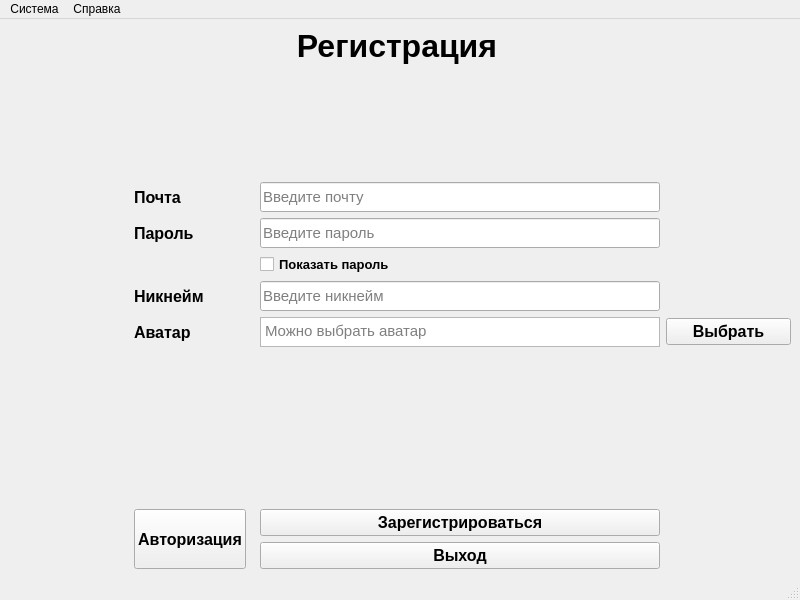
<?xml version="1.0" encoding="UTF-8"?>
<ui version="4.0">
 <class>MainWindow</class>
 <widget class="QMainWindow" name="MainWindow">
  <property name="geometry">
   <rect>
    <x>0</x>
    <y>0</y>
    <width>800</width>
    <height>600</height>
   </rect>
  </property>
  <property name="minimumSize">
   <size>
    <width>800</width>
    <height>600</height>
   </size>
  </property>
  <property name="tabletTracking">
   <bool>false</bool>
  </property>
  <property name="windowTitle">
   <string>Регистрация</string>
  </property>
  <widget class="QWidget" name="centralwidget">
   <layout class="QGridLayout" name="gridLayout_2">
    <item row="0" column="0">
     <layout class="QGridLayout" name="gridLayout">
      <item row="6" column="2">
       <widget class="QTextEdit" name="avatarTextEdit">
        <property name="minimumSize">
         <size>
          <width>400</width>
          <height>0</height>
         </size>
        </property>
        <property name="maximumSize">
         <size>
          <width>16777215</width>
          <height>30</height>
         </size>
        </property>
        <property name="font">
         <font>
          <pointsize>11</pointsize>
         </font>
        </property>
        <property name="readOnly">
         <bool>true</bool>
        </property>
        <property name="placeholderText">
         <string>Можно выбрать аватар</string>
        </property>
       </widget>
      </item>
      <item row="5" column="3">
       <widget class="QLabel" name="nicknameStatusLabel">
        <property name="font">
         <font>
          <pointsize>12</pointsize>
          <weight>75</weight>
          <bold>true</bold>
         </font>
        </property>
        <property name="text">
         <string/>
        </property>
       </widget>
      </item>
      <item row="1" column="3">
       <spacer name="horizontalSpacer">
        <property name="orientation">
         <enum>Qt::Horizontal</enum>
        </property>
        <property name="sizeHint" stdset="0">
         <size>
          <width>40</width>
          <height>20</height>
         </size>
        </property>
       </spacer>
      </item>
      <item row="5" column="1">
       <widget class="QLabel" name="nicknameLabel">
        <property name="font">
         <font>
          <pointsize>12</pointsize>
          <weight>75</weight>
          <bold>true</bold>
         </font>
        </property>
        <property name="text">
         <string>Никнейм</string>
        </property>
       </widget>
      </item>
      <item row="1" column="0">
       <spacer name="horizontalSpacer_2">
        <property name="orientation">
         <enum>Qt::Horizontal</enum>
        </property>
        <property name="sizeHint" stdset="0">
         <size>
          <width>40</width>
          <height>20</height>
         </size>
        </property>
       </spacer>
      </item>
      <item row="8" column="2">
       <widget class="QPushButton" name="regPushButton">
        <property name="minimumSize">
         <size>
          <width>0</width>
          <height>0</height>
         </size>
        </property>
        <property name="font">
         <font>
          <pointsize>12</pointsize>
          <weight>75</weight>
          <bold>true</bold>
         </font>
        </property>
        <property name="text">
         <string>Зарегистрироваться</string>
        </property>
       </widget>
      </item>
      <item row="3" column="1">
       <widget class="QLabel" name="passwordLabel">
        <property name="font">
         <font>
          <pointsize>12</pointsize>
          <weight>75</weight>
          <bold>true</bold>
         </font>
        </property>
        <property name="text">
         <string>Пароль</string>
        </property>
       </widget>
      </item>
      <item row="8" column="1" rowspan="2">
       <widget class="QPushButton" name="authPushButton">
        <property name="sizePolicy">
         <sizepolicy hsizetype="Maximum" vsizetype="Expanding">
          <horstretch>0</horstretch>
          <verstretch>0</verstretch>
         </sizepolicy>
        </property>
        <property name="minimumSize">
         <size>
          <width>0</width>
          <height>0</height>
         </size>
        </property>
        <property name="font">
         <font>
          <pointsize>12</pointsize>
          <weight>75</weight>
          <bold>true</bold>
         </font>
        </property>
        <property name="text">
         <string>Авторизация</string>
        </property>
       </widget>
      </item>
      <item row="0" column="1" colspan="2">
       <widget class="QLabel" name="label">
        <property name="font">
         <font>
          <pointsize>24</pointsize>
          <weight>75</weight>
          <bold>true</bold>
         </font>
        </property>
        <property name="text">
         <string>Регистрация</string>
        </property>
        <property name="alignment">
         <set>Qt::AlignCenter</set>
        </property>
       </widget>
      </item>
      <item row="9" column="2">
       <widget class="QPushButton" name="exitPushButton">
        <property name="minimumSize">
         <size>
          <width>0</width>
          <height>0</height>
         </size>
        </property>
        <property name="font">
         <font>
          <pointsize>12</pointsize>
          <weight>75</weight>
          <bold>true</bold>
         </font>
        </property>
        <property name="text">
         <string>Выход</string>
        </property>
       </widget>
      </item>
      <item row="7" column="1">
       <widget class="QLabel" name="avatarImageLabel">
        <property name="sizePolicy">
         <sizepolicy hsizetype="Minimum" vsizetype="Preferred">
          <horstretch>0</horstretch>
          <verstretch>0</verstretch>
         </sizepolicy>
        </property>
        <property name="minimumSize">
         <size>
          <width>120</width>
          <height>150</height>
         </size>
        </property>
        <property name="maximumSize">
         <size>
          <width>120</width>
          <height>150</height>
         </size>
        </property>
        <property name="text">
         <string/>
        </property>
        <property name="scaledContents">
         <bool>true</bool>
        </property>
       </widget>
      </item>
      <item row="2" column="1">
       <widget class="QLabel" name="emailLabel">
        <property name="font">
         <font>
          <pointsize>12</pointsize>
          <weight>75</weight>
          <bold>true</bold>
         </font>
        </property>
        <property name="text">
         <string>Почта</string>
        </property>
       </widget>
      </item>
      <item row="2" column="3">
       <widget class="QLabel" name="emailStatusLabel">
        <property name="font">
         <font>
          <pointsize>12</pointsize>
          <weight>75</weight>
          <bold>true</bold>
         </font>
        </property>
        <property name="text">
         <string/>
        </property>
       </widget>
      </item>
      <item row="4" column="2">
       <widget class="QCheckBox" name="showPasswordCheckBox">
        <property name="font">
         <font>
          <pointsize>10</pointsize>
          <weight>75</weight>
          <bold>true</bold>
         </font>
        </property>
        <property name="text">
         <string>Показать пароль</string>
        </property>
       </widget>
      </item>
      <item row="2" column="2">
       <widget class="QLineEdit" name="emailLineEdit">
        <property name="minimumSize">
         <size>
          <width>0</width>
          <height>30</height>
         </size>
        </property>
        <property name="maximumSize">
         <size>
          <width>16777215</width>
          <height>30</height>
         </size>
        </property>
        <property name="font">
         <font>
          <pointsize>11</pointsize>
         </font>
        </property>
        <property name="placeholderText">
         <string>Введите почту</string>
        </property>
       </widget>
      </item>
      <item row="3" column="3">
       <widget class="QLabel" name="passwordStatusLabel">
        <property name="font">
         <font>
          <pointsize>12</pointsize>
          <weight>75</weight>
          <bold>true</bold>
         </font>
        </property>
        <property name="text">
         <string/>
        </property>
       </widget>
      </item>
      <item row="7" column="2">
       <spacer name="verticalSpacer">
        <property name="orientation">
         <enum>Qt::Vertical</enum>
        </property>
        <property name="sizeHint" stdset="0">
         <size>
          <width>20</width>
          <height>40</height>
         </size>
        </property>
       </spacer>
      </item>
      <item row="6" column="1">
       <widget class="QLabel" name="avatarLabel">
        <property name="font">
         <font>
          <pointsize>12</pointsize>
          <weight>75</weight>
          <bold>true</bold>
         </font>
        </property>
        <property name="text">
         <string>Аватар</string>
        </property>
       </widget>
      </item>
      <item row="6" column="3">
       <widget class="QPushButton" name="selectAvatarPushButton">
        <property name="minimumSize">
         <size>
          <width>0</width>
          <height>0</height>
         </size>
        </property>
        <property name="font">
         <font>
          <pointsize>12</pointsize>
          <weight>75</weight>
          <bold>true</bold>
         </font>
        </property>
        <property name="text">
         <string>Выбрать</string>
        </property>
       </widget>
      </item>
      <item row="1" column="1">
       <spacer name="verticalSpacer_2">
        <property name="orientation">
         <enum>Qt::Vertical</enum>
        </property>
        <property name="sizeHint" stdset="0">
         <size>
          <width>20</width>
          <height>40</height>
         </size>
        </property>
       </spacer>
      </item>
      <item row="3" column="2">
       <widget class="QLineEdit" name="passwordLineEdit">
        <property name="minimumSize">
         <size>
          <width>0</width>
          <height>30</height>
         </size>
        </property>
        <property name="maximumSize">
         <size>
          <width>16777215</width>
          <height>30</height>
         </size>
        </property>
        <property name="font">
         <font>
          <pointsize>11</pointsize>
         </font>
        </property>
        <property name="maxLength">
         <number>20</number>
        </property>
        <property name="placeholderText">
         <string>Введите пароль</string>
        </property>
       </widget>
      </item>
      <item row="5" column="2">
       <widget class="QLineEdit" name="nicknameLineEdit">
        <property name="minimumSize">
         <size>
          <width>0</width>
          <height>30</height>
         </size>
        </property>
        <property name="maximumSize">
         <size>
          <width>16777215</width>
          <height>30</height>
         </size>
        </property>
        <property name="font">
         <font>
          <pointsize>11</pointsize>
         </font>
        </property>
        <property name="placeholderText">
         <string>Введите никнейм</string>
        </property>
       </widget>
      </item>
     </layout>
    </item>
   </layout>
  </widget>
  <widget class="QMenuBar" name="menubar">
   <property name="geometry">
    <rect>
     <x>0</x>
     <y>0</y>
     <width>800</width>
     <height>21</height>
    </rect>
   </property>
   <widget class="QMenu" name="menu">
    <property name="title">
     <string>Система</string>
    </property>
    <addaction name="exitAction"/>
   </widget>
   <widget class="QMenu" name="menu_2">
    <property name="title">
     <string>Справка</string>
    </property>
    <addaction name="aboutAppAction"/>
   </widget>
   <addaction name="menu"/>
   <addaction name="menu_2"/>
  </widget>
  <widget class="QStatusBar" name="statusbar"/>
  <action name="exitAction">
   <property name="text">
    <string>Закрыть приложение</string>
   </property>
  </action>
  <action name="settingsAction">
   <property name="text">
    <string>Настройки</string>
   </property>
  </action>
  <action name="aboutAppAction">
   <property name="text">
    <string>О программе</string>
   </property>
  </action>
  <action name="defaultAction">
   <property name="text">
    <string>Удалить базу данных и установить все по умолчанию</string>
   </property>
  </action>
 </widget>
 <tabstops>
  <tabstop>emailLineEdit</tabstop>
  <tabstop>passwordLineEdit</tabstop>
  <tabstop>showPasswordCheckBox</tabstop>
  <tabstop>nicknameLineEdit</tabstop>
  <tabstop>avatarTextEdit</tabstop>
  <tabstop>selectAvatarPushButton</tabstop>
  <tabstop>regPushButton</tabstop>
  <tabstop>exitPushButton</tabstop>
  <tabstop>authPushButton</tabstop>
 </tabstops>
 <resources/>
 <connections/>
</ui>
